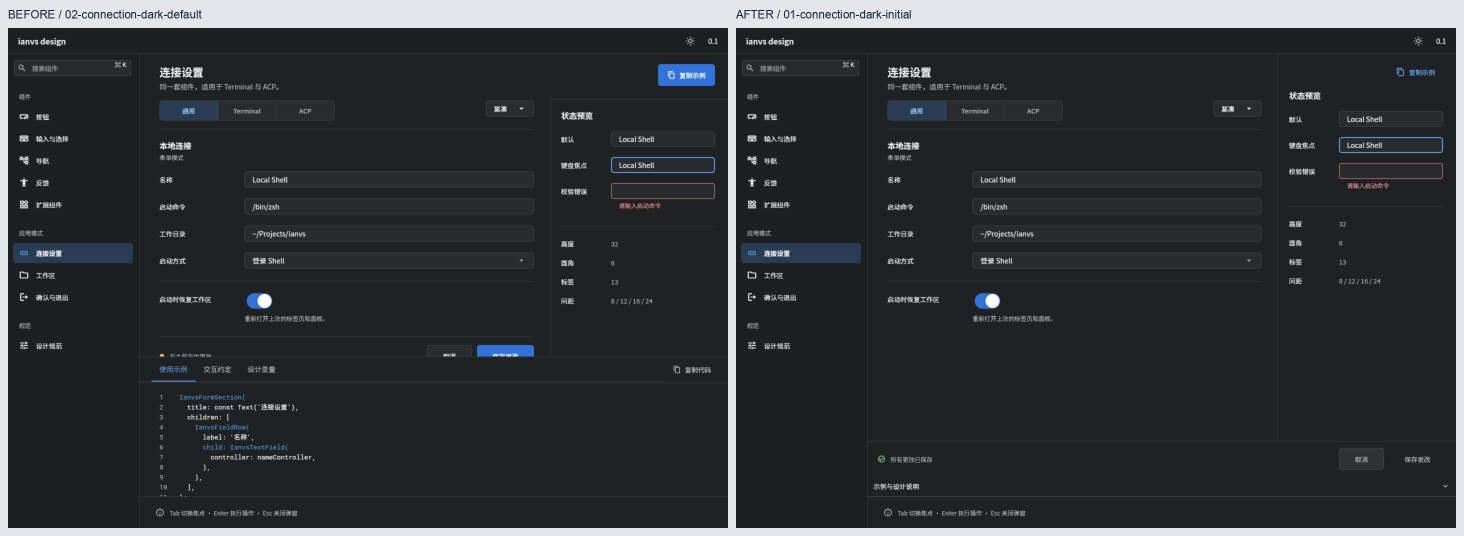
#> input picture docs/design/calibration-2026-09-10/comparisons/01-layout.png, 2928 x 1072 px, given in place of 02-connection-dark-default.png, which was not available (shown at 1/2 size)
$ python prepare_comparisons.py
#> lines starting #> are read from the running program, lines starting #| are printed output that depends on the picture; pictures that were not available may be replaced by others from this repository, and a replacement may not be noted
"""Place original screenshot pixels side by side without resizing or retouching."""
import json
from pathlib import Path
from PIL import Image, ImageDraw, ImageFont

ROOT = Path(__file__).resolve().parent
BASE = ROOT.parent / 'audit-2026-09-10/screenshots'
OUT = ROOT / 'comparisons'
OUT.mkdir(exist_ok=True)
font = ImageFont.truetype('/System/Library/Fonts/Supplemental/Arial.ttf', 23)

def sheet(name, items):
#> called with name = '01-layout'
    images = [Image.open(path).convert('RGB') for label, path in items]
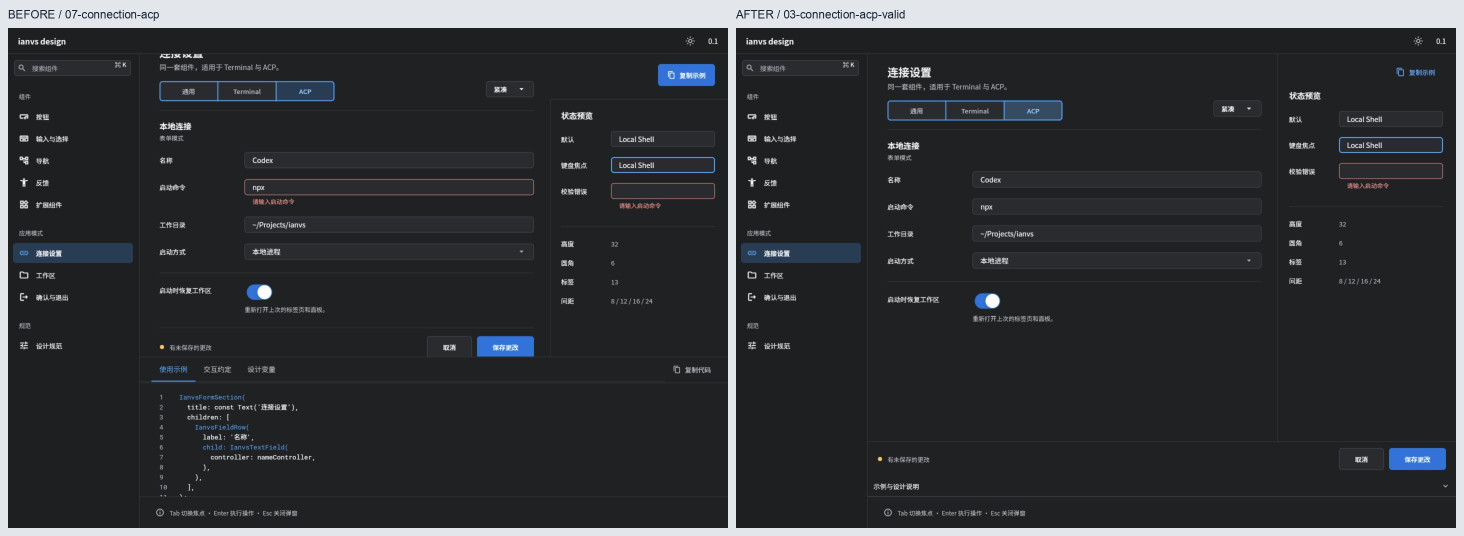
#> input picture docs/design/calibration-2026-09-10/comparisons/02-validation.png, 2928 x 1072 px, given in place of 01-connection-dark-initial.jpg, which was not available (shown at 1/2 size)
#> images = 2 items
    width = max(im.width for im in images)
#> width = 2928
    height = max(im.height for im in images)
#> height = 1072
    canvas = Image.new('RGB', (width*2+48, (height+56)*((len(images)+1)//2)+16), '#e3e6eb')
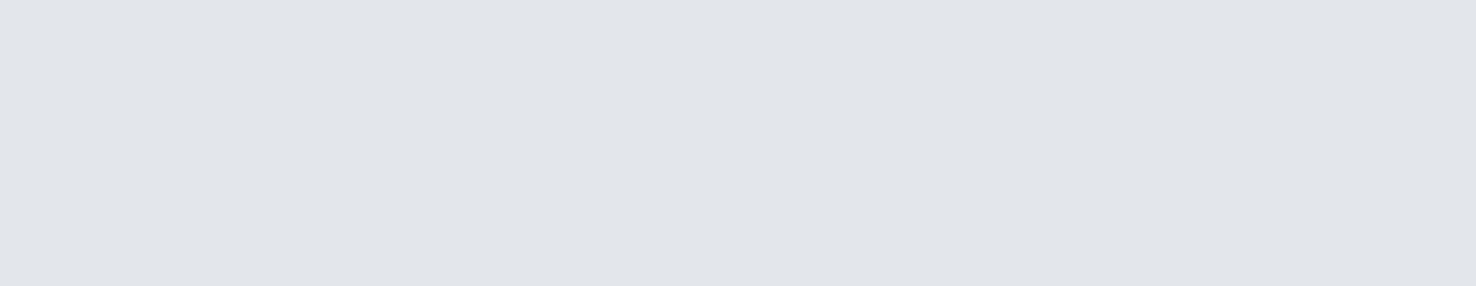
#> canvas: PIL image 5904x1144 RGB (shown at 1/4 size); mean R, G, B 227, 230, 235
    draw = ImageDraw.Draw(canvas)
    for index, (im, (label, path)) in enumerate(zip(images, items)):
        x, y = 16+(index%2)*(width+16), 16+(index//2)*(height+56)
        draw.text((x,y), label, font=font, fill='#182434')
        canvas.paste(im,(x,y+40))
#> this loop made 2 passes
#> (label, x, y) on passes 1 to 2: ('BEFORE / 02-connection-dark-default', 16, 16), ('AFTER / 01-connection-dark-initial', 2960, 16)
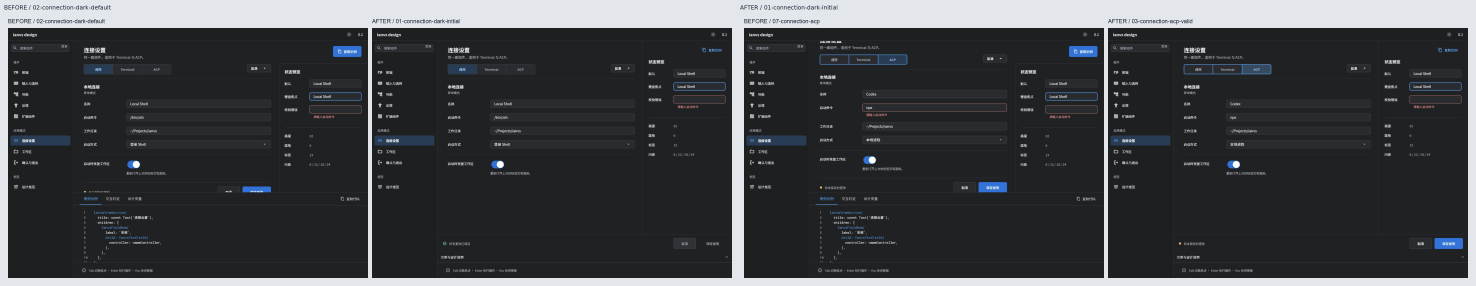
#> canvas: PIL image 5904x1144 RGB (shown at 1/4 size); mean R, G, B 63.3, 65, 68.3
    output=OUT/(name+'.png')
    canvas.save(output)
    return str(output)

def pair(name, before, after):
    return sheet(name,[('BEFORE / '+before, BASE/(before+'.png')),('AFTER / '+after, ROOT/'screenshots'/(after+'.jpg'))])

groups=[]
groups.append({'id':'01-connection','references':[
    pair('01-layout','02-connection-dark-default','01-connection-dark-initial'),
    pair('02-validation','07-connection-acp','03-connection-acp-valid'),
    pair('03-narrow','110-connection-narrow','06-connection-narrow-light'),
    pair('04-scroll','111-connection-narrow-save','07-connection-narrow-touch-scroll'),
    sheet('05-connection-states',[(n,ROOT/'screenshots'/(n+'.jpg')) for n in ['02-connection-empty-error','04-connection-saving','05-connection-saved']]),
]})
#> (the run stopped early here; a loop or call above may not have finished)
